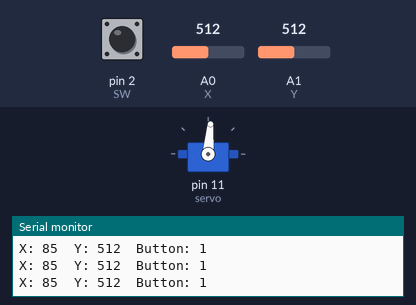
Bench run of a sketch on a simulated Arduino Uno, built with avr-gcc and run on an emulated ATmega328P. On the bench: servo, the last lines printed to the serial monitor. Inputs (shaded band) come from the test bench; at power-on: A0 (X) = 512, A1 (Y) = 512, pin 2 (SW) HIGH.

Above: at 1.2 s.
1.3 s: A0 (X) set to 584
At 2.1 s:
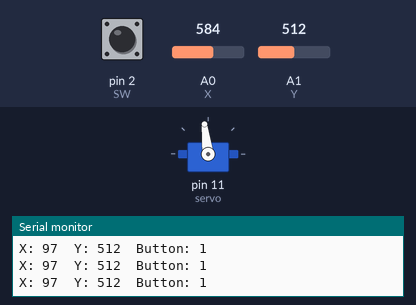
4.3 s: A0 (X) set to 617
At 5.5 s:
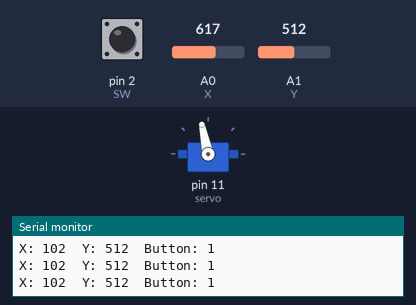
5.8 s: A0 (X) set to 306
At 6.9 s:
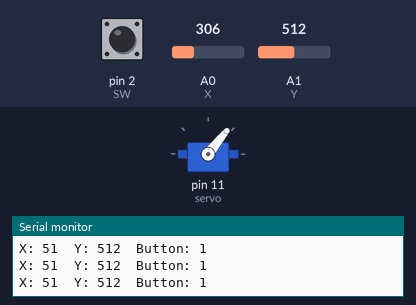
7.3 s: A0 (X) set to 63
At 7.9 s:
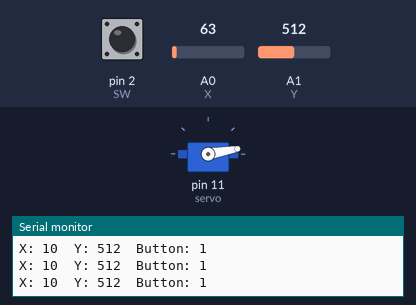
8.8 s: A0 (X) set to 53
At 10.1 s:
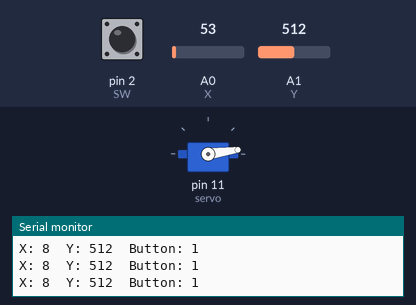
11.8 s: A1 (Y) set to 104
13.3 s: A1 (Y) set to 89
Timing chart, 0 to 16.3 s (numbered marks = the images above; inputs shaded):
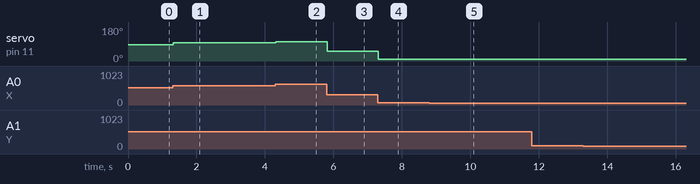

Measured:
- after the input at 1.3 s, servo on pin 11 (servo): 85° → 97° at once
- after the input at 4.3 s, servo on pin 11 (servo): 97° → 102° at once
- after the input at 5.8 s, servo on pin 11 (servo): 102° → 51° at once
- after the input at 7.3 s, servo on pin 11 (servo): 51° → 10° at once
- after the input at 8.8 s, servo on pin 11 (servo): 10° → 8° at once

The sketch:

Using_Joystick_To_Control_Servo.ino
```cpp
#include <Servo.h> // Include the Servo library
Servo servo; // Create a servo object
// Define the connections for pins X, Y, and SW
const int X = A0, Y = A1, SW = 2;

void setup() {
  servo.attach(11); // Attach the servo to pin 11
  // Set pins X, Y, and SW to input mode
  pinMode(X, INPUT);
  pinMode(Y, INPUT);
  pinMode(SW, INPUT_PULLUP);  // Use internal pull-up resistor
  // Initialize serial communication
  Serial.begin(9600);
}

void loop() {
  // Output analog readings of pin X
  Serial.print("X: ");
  servo.write(analogRead(X)/6); // Set servo angle to X degrees
  Serial.print(analogRead(X)/6); // Print the value being sent to the servo
  // Output analog readings of pin Y
  Serial.print("\tY: ");
  Serial.print(analogRead(Y));
  // Output digital readings of pin SW (button)
  Serial.print("\tButton: ");
  Serial.println(digitalRead(SW));
  // Delay for 10 milliseconds
  delay(10);
}
```
